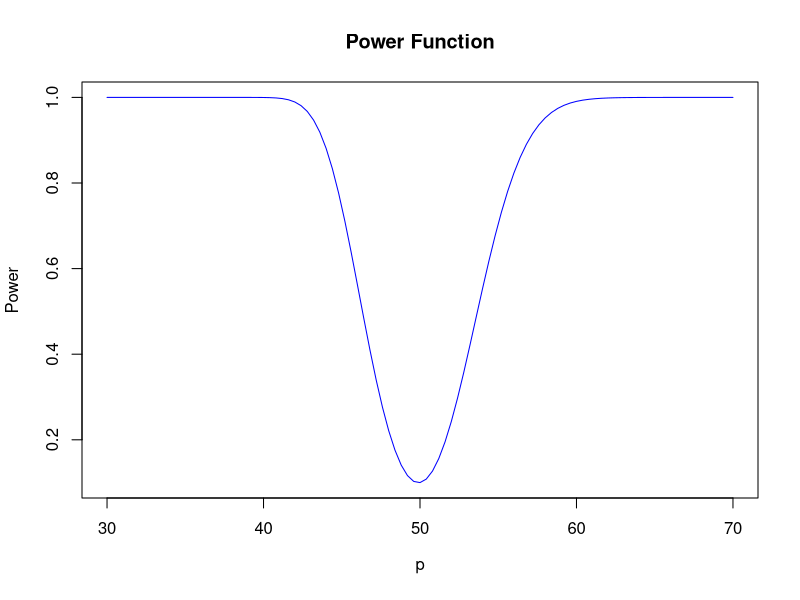

R code for this plot:
# Set Up
alpha = 0.1                                     # Significance Level
p = 50                                          # Null Hypothesis
n = 500                                         # Sample
sigma = sqrt(p * p / n)                         # Standard Deviation
cval1 = qnorm(alpha / 2, p, sigma)              # Critical Value 1
cval2 = qnorm(alpha / 2, p, sigma, lower = F)   # Critical Value 2

# Plot the Curve
curve(
      pnorm(cval1, x, sqrt(x * x / n)) + pnorm(cval2, x, sqrt(x * x / n), lower = F), 
      from = 30, 
      to = 70, 
      col = "blue", 
      main = "Power Function", 
      xlab = expression(p), 
      ylab = expression("Power")
      )

